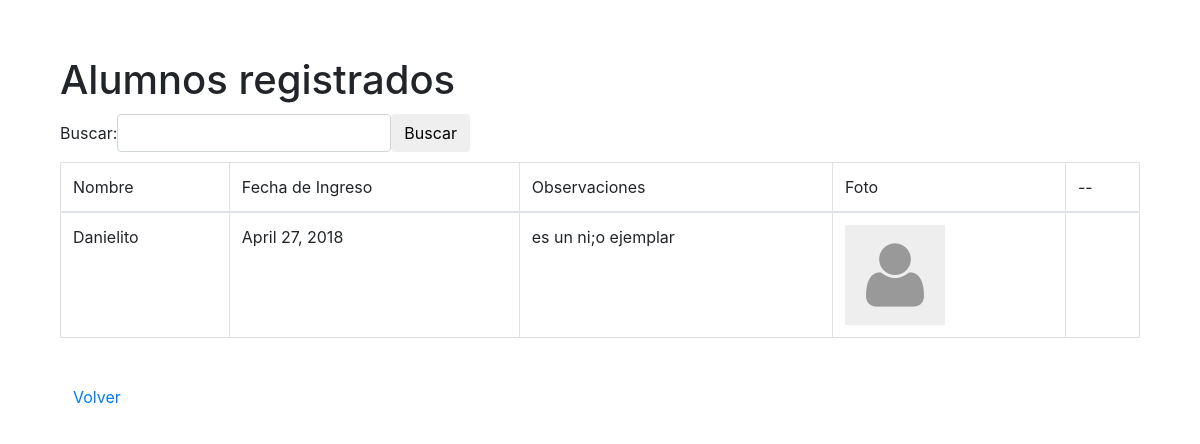
/alumnos/detalles, run on the app's committed database.
### alumnos/models.py (models this page shows, shortened)
class alumnos(models.Model):
    alu_nombre = models.CharField(max_length = 400)
    alu_tutores = models.ManyToManyField(Tutor)
    alu_vigente = models.BooleanField(default = False)
    alu_fechaIngreso = models.DateField(auto_now_add = True, null=True)
    alu_observaciones = models.CharField(max_length = 2000, null=True)
    alu_foto = models.ImageField(upload_to='media/fotosAlu', null=True, default='media/default/default.jpeg')
    slug = models.SlugField(max_length=24, default="1")

### alumnos/views.py (the view)
# urls.py: url(r'^alumnos/detalles',AlumnoReporte.as_view(),name='alumnos_reporte'),
class AlumnoReporte(ListView):
	template_name = "alumnos/reporte.html"
	model = alumnos

### templates/alumnos/reporte.html (shortened to what this page needs)
{% extends 'base.html' %}
	{% block content%}
			<div class="container">
		<h1>Alumnos registrados</h1>
                <div class="form-inline margenes10">
        <div class="form-group">
            <label>Buscar:</label>
            <input type="text" class="form-control" onkeyup="busquedaEnter(event)" id="inputBusqueda" />
            <button class="btn btn-default" onclick="Buscar()">Buscar</button>
        </div>
                </div>
		<table class = "table table-bordered" >
			<thead>
				<tr>
					<td>Nombre</td>
					<td>Fecha de Ingreso</td>
					<td>Observaciones</td>
					<td>Foto</td>
					<td>--</td>
				</tr>
			</thead>
			<tbody id="ResultadoTabla">
				<tr>
				{% for p in object_list %}
					<td>{{ p.alu_nombre }}</td>
					<td>{{ p.alu_fechaIngreso }}</td>
					<td>{{ p.alu_observaciones }}</td>
					{% if p.alu_foto %}
						<td>
							<img height="100" width="100" src="{{ p.alu_foto.url }}" data-toggle="modal" data-target="#modalImagen" title="Ver foto" onclick="obtenerFoto(this)" class='img-responsive clickPointer'/>
						</td>
		 			{% endif %}
                    <td onclick="window.location('/detalleAlumno/{{p.slug}}')"></td>
				</tr>
			{% endfor %}
			</tbody>
		</table>
			<br>
			<a href="/" class="btn btn-default">Volver</a>
	</div>
{% endblock %}

### alumnos/static/css/offcanvas.css (style rules this page uses)
html, body { overflow-x: hidden; }
body { padding-top: 56px; }

### alumnos/static/css/base.css (style rules this page uses)
.margenes10 { margin-top: 10px; margin-bottom: 10px; }

### data on the page
alumnos: alu_nombre "Danielito", alu_fechaIngreso "April 27, 2018", alu_observaciones "es un ni;o ejemplar", alu_foto (placeholder picture)
